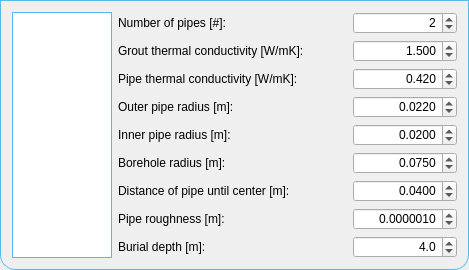
               <widget class="QFrame" name="frame_pipe_data">
                <property name="styleSheet">
                 <string notr="true">QFrame {
	border: 1px solid #54bceb;
	border-bottom-left-radius: 15px;
	border-bottom-right-radius: 15px;
}
QLabel{border: 0px solid rgb(255,255,255);}</string>
                </property>
                <property name="frameShape">
                 <enum>QFrame::StyledPanel</enum>
                </property>
                <property name="frameShadow">
                 <enum>QFrame::Raised</enum>
                </property>
                <layout class="QHBoxLayout" name="horizontalLayout_35">
                 <item>
                  <widget class="QGraphicsView" name="graphicsView">
                   <property name="minimumSize">
                    <size>
                     <width>0</width>
                     <height>0</height>
                    </size>
                   </property>
                   <property name="maximumSize">
                    <size>
                     <width>100</width>
                     <height>16777215</height>
                    </size>
                   </property>
                   <property name="styleSheet">
                    <string notr="true">QFrame {
	border: 1px solid #54bceb;
	border-bottom-left-radius: 0px;
	border-bottom-right-radius: 0px;
}
QLabel{border: 0px solid rgb(255,255,255);}</string>
                   </property>
                  </widget>
                 </item>
                 <item>
                  <layout class="QGridLayout" name="gridLayout">
                   <item row="0" column="0">
                    <widget class="QLabel" name="label_NumberOfPipes">
                     <property name="text">
                      <string>Number of pipes [#]:</string>
                     </property>
                    </widget>
                   </item>
                   <item row="7" column="2">
                    <widget class="QDoubleSpinBox" name="doubleSpinBox_pipe_roughness">
                     <property name="styleSheet">
                      <string notr="true"/>
                     </property>
                     <property name="alignment">
                      <set>Qt::AlignRight|Qt::AlignTrailing|Qt::AlignVCenter</set>
                     </property>
                     <property name="decimals">
                      <number>7</number>
                     </property>
                     <property name="minimum">
                      <double>0.000000000000000</double>
                     </property>
                     <property name="maximum">
                      <double>1000.000000000000000</double>
                     </property>
                     <property name="singleStep">
                      <double>0.000001000000000</double>
                     </property>
                     <property name="value">
                      <double>0.000001000000000</double>
                     </property>
                    </widget>
                   </item>
                   <item row="6" column="2">
                    <widget class="QDoubleSpinBox" name="doubleSpinBox_pipe_distance">
                     <property name="styleSheet">
                      <string notr="true"/>
                     </property>
                     <property name="alignment">
                      <set>Qt::AlignRight|Qt::AlignTrailing|Qt::AlignVCenter</set>
                     </property>
                     <property name="decimals">
                      <number>4</number>
                     </property>
                     <property name="minimum">
                      <double>0.000000000000000</double>
                     </property>
                     <property name="maximum">
                      <double>1000.000000000000000</double>
                     </property>
                     <property name="singleStep">
                      <double>0.001000000000000</double>
                     </property>
                     <property name="value">
                      <double>0.040000000000000</double>
                     </property>
                    </widget>
                   </item>
                   <item row="4" column="2">
                    <widget class="QDoubleSpinBox" name="doubleSpinBox_pipe_inner_radius">
                     <property name="styleSheet">
                      <string notr="true"/>
                     </property>
                     <property name="alignment">
                      <set>Qt::AlignRight|Qt::AlignTrailing|Qt::AlignVCenter</set>
                     </property>
                     <property name="decimals">
                      <number>4</number>
                     </property>
                     <property name="minimum">
                      <double>0.000000000000000</double>
                     </property>
                     <property name="maximum">
                      <double>10000000.000000000000000</double>
                     </property>
                     <property name="singleStep">
                      <double>0.001000000000000</double>
                     </property>
                     <property name="value">
                      <double>0.020000000000000</double>
                     </property>
                    </widget>
                   </item>
                   <item row="5" column="2">
                    <widget class="QDoubleSpinBox" name="doubleSpinBox_borehole_radius">
                     <property name="styleSheet">
                      <string notr="true"/>
                     </property>
                     <property name="alignment">
                      <set>Qt::AlignRight|Qt::AlignTrailing|Qt::AlignVCenter</set>
                     </property>
                     <property name="decimals">
                      <number>4</number>
                     </property>
                     <property name="minimum">
                      <double>0.000000000000000</double>
                     </property>
                     <property name="maximum">
                      <double>1000.000000000000000</double>
                     </property>
                     <property name="singleStep">
                      <double>0.001000000000000</double>
                     </property>
                     <property name="value">
                      <double>0.075000000000000</double>
                     </property>
                    </widget>
                   </item>
                   <item row="0" column="2">
                    <widget class="QSpinBox" name="spinBox_number_pipes">
                     <property name="layoutDirection">
                      <enum>Qt::LeftToRight</enum>
                     </property>
                     <property name="styleSheet">
                      <string notr="true"/>
                     </property>
                     <property name="alignment">
                      <set>Qt::AlignRight|Qt::AlignTrailing|Qt::AlignVCenter</set>
                     </property>
                     <property name="minimum">
                      <number>1</number>
                     </property>
                     <property name="value">
                      <number>2</number>
                     </property>
                    </widget>
                   </item>
                   <item row="1" column="0">
                    <widget class="QLabel" name="label_grout_conductivity">
                     <property name="text">
                      <string>Grout thermal conductivity [W/mK]: </string>
                     </property>
                    </widget>
                   </item>
                   <item row="0" column="1">
                    <spacer name="horizontalSpacer_19">
                     <property name="orientation">
                      <enum>Qt::Horizontal</enum>
                     </property>
                     <property name="sizeHint" stdset="0">
                      <size>
                       <width>40</width>
                       <height>20</height>
                      </size>
                     </property>
                    </spacer>
                   </item>
                   <item row="2" column="2">
                    <widget class="QDoubleSpinBox" name="doubleSpinBox_pipe_conductivity">
                     <property name="styleSheet">
                      <string notr="true"/>
                     </property>
                     <property name="alignment">
                      <set>Qt::AlignRight|Qt::AlignTrailing|Qt::AlignVCenter</set>
                     </property>
                     <property name="decimals">
                      <number>3</number>
                     </property>
                     <property name="minimum">
                      <double>0.000000000000000</double>
                     </property>
                     <property name="maximum">
                      <double>100000.000000000000000</double>
                     </property>
                     <property name="singleStep">
                      <double>0.100000000000000</double>
                     </property>
                     <property name="value">
                      <double>0.420000000000000</double>
                     </property>
                    </widget>
                   </item>
                   <item row="1" column="2">
                    <widget class="QDoubleSpinBox" name="doubleSpinBox_grout_conductivity">
                     <property name="styleSheet">
                      <string notr="true"/>
                     </property>
                     <property name="alignment">
                      <set>Qt::AlignRight|Qt::AlignTrailing|Qt::AlignVCenter</set>
                     </property>
                     <property name="decimals">
                      <number>3</number>
                     </property>
                     <property name="minimum">
                      <double>0.000000000000000</double>
                     </property>
                     <property name="maximum">
                      <double>100000.000000000000000</double>
                     </property>
                     <property name="singleStep">
                      <double>0.100000000000000</double>
                     </property>
                     <property name="value">
                      <double>1.500000000000000</double>
                     </property>
                    </widget>
                   </item>
                   <item row="3" column="2">
                    <widget class="QDoubleSpinBox" name="doubleSpinBox_pipe_outer_radius">
                     <property name="styleSheet">
                      <string notr="true"/>
                     </property>
                     <property name="alignment">
                      <set>Qt::AlignRight|Qt::AlignTrailing|Qt::AlignVCenter</set>
                     </property>
                     <property name="decimals">
                      <number>4</number>
                     </property>
                     <property name="minimum">
                      <double>0.000000000000000</double>
                     </property>
                     <property name="maximum">
                      <double>1000.000000000000000</double>
                     </property>
                     <property name="singleStep">
                      <double>0.001000000000000</double>
                     </property>
                     <property name="value">
                      <double>0.022000000000000</double>
                     </property>
                    </widget>
                   </item>
                   <item row="8" column="2">
                    <widget class="QDoubleSpinBox" name="doubleSpinBox_borehole_burial_depth">
                     <property name="styleSheet">
                      <string notr="true"/>
                     </property>
                     <property name="alignment">
                      <set>Qt::AlignRight|Qt::AlignTrailing|Qt::AlignVCenter</set>
                     </property>
                     <property name="decimals">
                      <number>1</number>
                     </property>
                     <property name="minimum">
                      <double>0.000000000000000</double>
                     </property>
                     <property name="maximum">
                      <double>1000.000000000000000</double>
                     </property>
                     <property name="singleStep">
                      <double>0.500000000000000</double>
                     </property>
                     <property name="value">
                      <double>4.000000000000000</double>
                     </property>
                    </widget>
                   </item>
                   <item row="2" column="0">
                    <widget class="QLabel" name="label_pipe_conductivity">
                     <property name="text">
                      <string>Pipe thermal conductivity [W/mK]: </string>
                     </property>
                    </widget>
                   </item>
                   <item row="3" column="0">
                    <widget class="QLabel" name="label_pipe_outer_radius">
                     <property name="text">
                      <string>Outer pipe radius [m]: </string>
                     </property>
                    </widget>
                   </item>
                   <item row="4" column="0">
                    <widget class="QLabel" name="label_pipe_inner_radius">
                     <property name="text">
                      <string>Inner pipe radius [m]: </string>
                     </property>
                    </widget>
                   </item>
                   <item row="5" column="0">
                    <widget class="QLabel" name="label_borehole_radius">
                     <property name="text">
                      <string>Borehole radius [m]:</string>
                     </property>
                    </widget>
                   </item>
                   <item row="6" column="0">
                    <widget class="QLabel" name="label_pipe_distance">
                     <property name="text">
                      <string>Distance of pipe until center [m]:</string>
                     </property>
                    </widget>
                   </item>
                   <item row="7" column="0">
                    <widget class="QLabel" name="label_pipe_roughness">
                     <property name="text">
                      <string>Pipe roughness [m]:</string>
                     </property>
                    </widget>
                   </item>
                   <item row="8" column="0">
                    <widget class="QLabel" name="label_borehole_burial_depth">
                     <property name="text">
                      <string>Burial depth [m]:</string>
                     </property>
                    </widget>
                   </item>
                  </layout>
                 </item>
                </layout>
               </widget>
